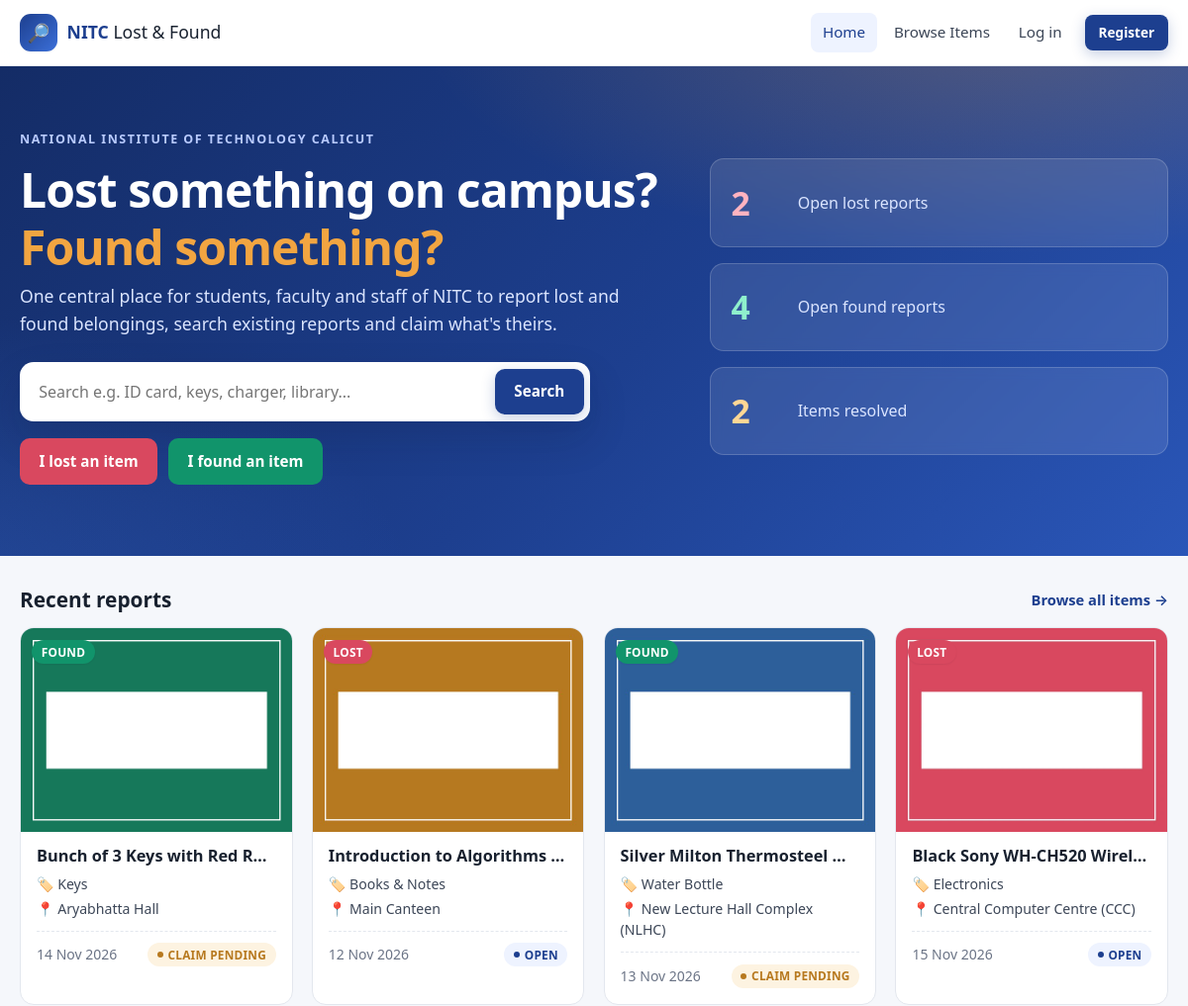
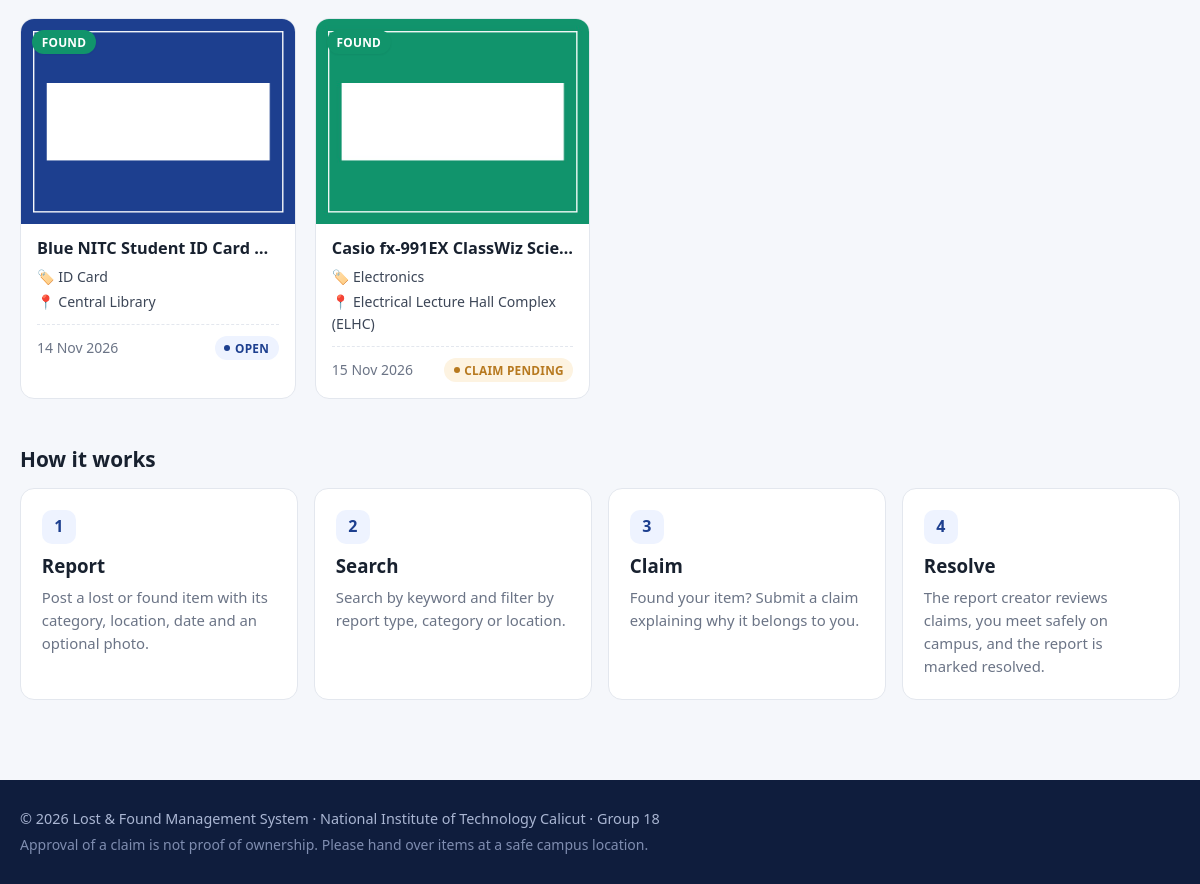
The page / on the database its author committed (2 pictures, top to bottom).
### items/models.py (models this page shows, shortened)
class Item(models.Model):
    title = models.CharField(max_length=120)
    report_type = models.CharField(
        "report type", max_length=5, choices=ReportType.choices, default=ReportType.LOST, db_index=True
    )
    category = models.CharField(max_length=50, choices=CATEGORY_CHOICES, db_index=True)
    description = models.TextField(
        help_text="Describe the item (colour, brand, marks). Avoid sensitive identifiers such as full ID numbers."
    )
    photo = models.ImageField(
        upload_to="item_photos/%Y/%m/",
        blank=True,
        validators=[FileExtensionValidator(allowed_extensions=["jpg", "jpeg", "png", "webp"])],
        help_text="Optional. JPEG, PNG or WebP, maximum 5 MB.",
    )
    location = models.CharField(max_length=150, help_text="Where the item was lost or found.")
    date_lost_found = models.DateField("date lost / found")
    collection_point = models.CharField(
        "collection point",
        max_length=150,
        blank=True,
        help_text="Optional. Where a found item can be collected (e.g. Security office, Main Building).",
    )
    contact_method = models.CharField(
        "contact method",
        max_length=150,
        help_text="How others can reach you (e.g. email, phone, hostel room).",
    )
    created_by = models.ForeignKey(
        settings.AUTH_USER_MODEL, on_delete=models.CASCADE, related_name="items", verbose_name="creator"
    )
    status = models.CharField(max_length=15, choices=ItemStatus.choices, default=ItemStatus.OPEN, db_index=True)
    created_at = models.DateTimeField(auto_now_add=True)  # FR-11
    updated_at = models.DateTimeField(auto_now=True)      # FR-11, FR-33
    objects = ItemQuerySet.as_manager()
    class Meta:
        ordering = ["-created_at"]
        verbose_name = "item report"
        verbose_name_plural = "item reports"
    def get_absolute_url(self):
        return reverse("items:item_detail", args=[self.pk])
    @property
    def status_css(self):
        return {
            ItemStatus.OPEN: "open",
            ItemStatus.CLAIM_PENDING: "pending",
            ItemStatus.RESOLVED: "resolved",
        }.get(self.status, "open")

### items/views.py (the view)
# urls.py: path("", views.home_view, name="home"),
def home_view(request):
    recent = Item.objects.unresolved().select_related("created_by")[: settings.LOSTFOUND_RECENT_ON_HOME]
    stats = Item.objects.aggregate(
        lost=Count("id", filter=Q(report_type=ReportType.LOST) & ~Q(status=ItemStatus.RESOLVED)),
        found=Count("id", filter=Q(report_type=ReportType.FOUND) & ~Q(status=ItemStatus.RESOLVED)),
        resolved=Count("id", filter=Q(status=ItemStatus.RESOLVED)),
    )
    return render(request, "items/home.html", {"recent_items": recent, "stats": stats})

### items/context_processors.py (called while the page is built)
def site_context(request):
    return {
        "SITE_NAME": "NITC Lost & Found",
        "CAMPUS_LOCATIONS": CAMPUS_LOCATIONS,
        "MAX_PHOTO_MB": settings.LOSTFOUND_MAX_PHOTO_SIZE // (1024 * 1024),
    }

### items/models.py (called while the page is built)
    def unresolved(self):
        return self.exclude(status=ItemStatus.RESOLVED)

### templates/items/home.html (shortened to what this page needs)
{% extends "base.html" %}
{% block content %}
<section class="hero">
  <div class="container hero-inner">
    <div class="hero-copy">
      <p class="eyebrow">National Institute of Technology Calicut</p>
      <h1>Lost something on campus?<br><span class="accent">Found something?</span></h1>
      <p class="lead">One central place for students, faculty and staff of NITC to report lost and found belongings, search existing reports and claim what's theirs.</p>
      <form class="hero-search" method="get" action="{% url 'items:item_list' %}" role="search">
        <input type="search" name="q" placeholder="Search e.g. ID card, keys, charger, library..." aria-label="Search items">
        <button type="submit" class="btn btn-primary">Search</button>
      </form>
      <div class="hero-actions">
        <a class="btn btn-lost" href="{% url 'items:create_item' %}?type=LOST">I lost an item</a>
        <a class="btn btn-found" href="{% url 'items:create_item' %}?type=FOUND">I found an item</a>
      </div>
    </div>
    <div class="hero-stats" aria-label="Statistics">
      <div class="stat-card stat-lost"><span class="stat-num">{{ stats.lost }}</span><span class="stat-label">Open lost reports</span></div>
      <div class="stat-card stat-found"><span class="stat-num">{{ stats.found }}</span><span class="stat-label">Open found reports</span></div>
      <div class="stat-card stat-resolved"><span class="stat-num">{{ stats.resolved }}</span><span class="stat-label">Items resolved</span></div>
    </div>
  </div>
</section>
<section class="container page">
  <div class="section-head">
    <h2>Recent reports</h2>
    <a href="{% url 'items:item_list' %}" class="link-arrow">Browse all items →</a>
  </div>
  {% if recent_items %}
    <div class="item-grid">
      {% for item in recent_items %}{% include "partials/_item_card.html" %}{% endfor %}
    </div>
  {% endif %}
</section>
<section class="container page how-it-works">
  <h2>How it works</h2>
  <ol class="steps">
    <li><span class="step-num">1</span><h3>Report</h3><p>Post a lost or found item with its category, location, date and an optional photo.</p></li>
    <li><span class="step-num">2</span><h3>Search</h3><p>Search by keyword and filter by report type, category or location.</p></li>
    <li><span class="step-num">3</span><h3>Claim</h3><p>Found your item? Submit a claim explaining why it belongs to you.</p></li>
    <li><span class="step-num">4</span><h3>Resolve</h3><p>The report creator reviews claims, you meet safely on campus, and the report is marked resolved.</p></li>
  </ol>
</section>
{% endblock %}

### templates/partials/_item_card.html
<article class="item-card">
  <a class="item-card-link" href="{{ item.get_absolute_url }}" aria-label="View {{ item.title }}">
    <div class="item-thumb">
      {% if item.photo %}
        <img src="{{ item.photo.url }}" alt="Photo of {{ item.title }}" loading="lazy">
      {% else %}
        <span class="item-thumb-icon" aria-hidden="true">{{ item.category_icon }}</span>
      {% endif %}
      <span class="tag tag-{{ item.report_type|lower }}">{{ item.get_report_type_display }}</span>
    </div>
    <div class="item-body">
      <h3 class="item-title">{{ item.title }}</h3>
      <p class="item-meta"><span aria-hidden="true">🏷️</span> {{ item.category }}</p>
      <p class="item-meta"><span aria-hidden="true">📍</span> {{ item.location|truncatechars:38 }}</p>
      <div class="item-foot">
        <span class="muted small">{{ item.date_lost_found|date:"d M Y" }}</span>
        <span class="badge badge-{{ item.status_css }}">{{ item.get_status_display }}</span>
      </div>
    </div>
  </a>
</article>

### rows shown on the page
Item: photo (picture), report_type "FOUND", title "Bunch of 3 Keys with Red R…", category "Keys", location "Aryabhatta Hall", date_lost_found "14 Nov 2026", status "CLAIM PENDING"
Item: photo (picture), report_type "LOST", title "Introduction to Algorithms…", category "Books & Notes", location "Main Canteen", date_lost_found "12 Nov 2026", status "OPEN"
Item: photo (picture), report_type "FOUND", title "Silver Milton Thermosteel…", category "Water Bottle", location "New Lecture Hall Complex (NLHC)", date_lost_found "13 Nov 2026", status "CLAIM PENDING"
Item: photo (picture), report_type "LOST", title "Black Sony WH-CH520 Wirel…", category "Electronics", location "Central Computer Centre (CCC)", date_lost_found "15 Nov 2026", status "OPEN"
Item: photo (picture), report_type "FOUND", title "Blue NITC Student ID Card…", category "ID Card", location "Central Library", date_lost_found "14 Nov 2026", status "OPEN"
Item: photo (picture), report_type "FOUND", title "Casio fx-991EX ClassWiz Scie…", category "Electronics", location "Electrical Lecture Hall Complex (ELHC)", date_lost_found "15 Nov 2026", status "CLAIM PENDING"

### other values the page prints
{{ stats.lost }} "2"
{{ stats.found }} "4"
{{ stats.resolved }} "2"
